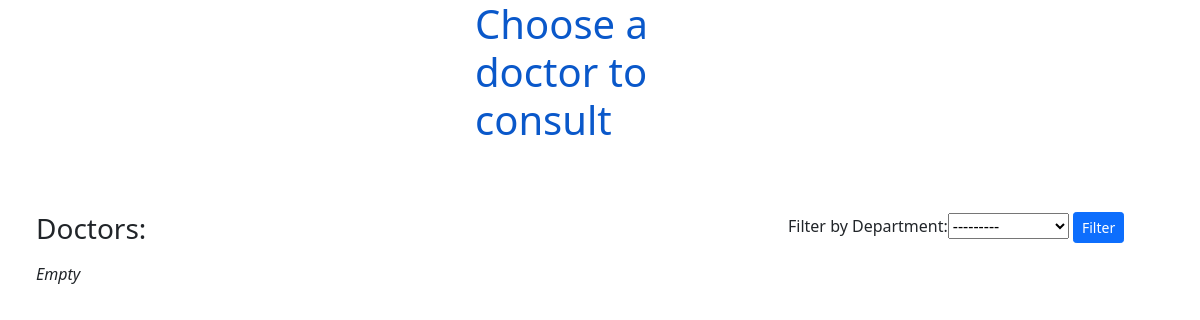
The app's page /doctors/, older data.
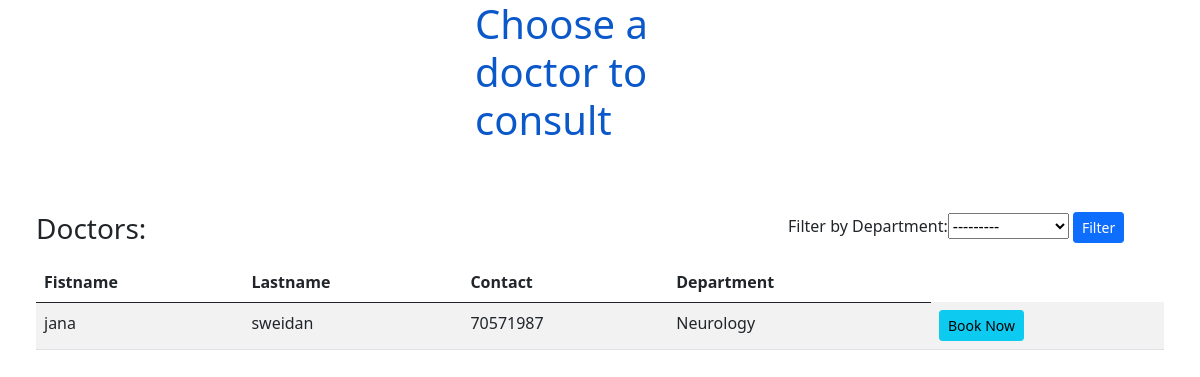
The same page, newer data.
### appointments/models.py (models this page shows, shortened)
class Doctor(models.Model):
    Departments = [
        ("Cardiology", "Cardiology"),
        ("Neurology", "Neurology"),
        ("Dermatology", "Dermatology"),
        ("Cancer", "Cancer"),
        ("Psychiatric" , "Psychiatric")
    ]
    user = models.OneToOneField(User, on_delete=models.CASCADE ,null= True)
    firstname =models.CharField(max_length=200)
    lastname = models.CharField(max_length=200)
    address = models.CharField(max_length=200, null= True)
    mobile = models.CharField(max_length=100,null=True)
    department= models.CharField(max_length=100, choices= Departments)
    status = models.BooleanField(default=True)
    zoom_link = models.CharField(max_length= 300, null= True)

### listofdoctors/views.py (the view)
# urls.py: path('doctors/', views.listdoctors),
def listdoctors(request): #get all data from dbs
	doctors= Doctor.objects.order_by('lastname') #Organization.objects.all()
	if request.method == 'GET': #Filter
		doctorsFilter= DoctorFilter(request.GET, queryset=doctors)
		doctors= doctorsFilter.qs
	else:
		doctorsFilter= DoctorFilter()
	return render(request, 'doctors_list.html', {'doctors':doctors, 'doctorsFilter':doctorsFilter})

### templates/doctors_list.html (shortened to what this page needs)
<!DOCTYPE html>
<html>
<head>
    <link href="https://cdn.jsdelivr.net/npm/bootstrap@5.0.0-beta3/dist/css/bootstrap.min.css" rel="stylesheet">
</head>
<body>
<div class="mx-auto" style="width: 250px;">
    <h1 style="color: #0a58ca;">Choose a doctor to consult</h1>
</div>
<br>
<div  style="padding: 3%;">
<div class="card-title row">
    <h3 class="col" style="display: !inline; margin-right: -20%; ">Doctors:</h3>
    <form method="GET" class="col" style="max-width: 400px;">
        Filter by
        {{ doctorsFilter.form  }}
        <button class="btn btn-primary btn-sm" type="submit">Filter</button>
    </form>
</div>
{%  if doctors.count > 0  %}
    <table class="table table-striped">
        <thead>
            <tr>
                <th>Fistname</th>
                <th>Lastname</th>
                <th>Contact</th>
                <th>Department</th>
            </tr>
        </thead>
        <tbody>
            {%  for user in doctors  %}
            <tr>
                <td>{{ user.firstname  }}</td>
                <td>{{ user.lastname  }}</td>
                <td>{{ user.mobile }}</td>
                <td>{{  user.department  }}</td>
                <td>
                    <a class="btn btn-info btn-sm" href="/calendar/{{user.id}}">Book Now</a>
                </td>
            </tr>
            {%  endfor  %}
        </tbody>
    </table>
{% else %}
<i>Empty</i>
{%  endif  %}
</div>
</body>
</html>

Row changes from the older to the newer data that the page shows:
added Doctor: firstname "jana", lastname "sweidan", mobile "70571987", department "Neurology"
Text that changed along with them:
text no longer shown: "Empty"
text now shown: "Fistname Lastname Contact Department"
